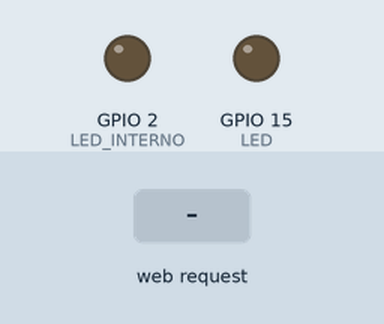
Simulated run of this sketch. Board: ESP32. Shown: output pins drawn as LEDs (lit = HIGH). The test bench sets the inputs (shaded band). WiFi joins after 1.5 s; servers stay silent unless stated; what the sketch prints to the serial monitor is not drawn.

Above: at 5.7 s.
5.8 s: HTTP request GET /on2 received
At 7.0 s:
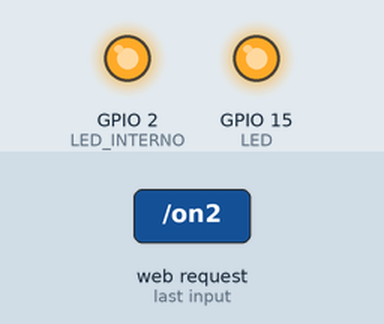
7.3 s: HTTP request GET /off2 received
At 8.3 s:
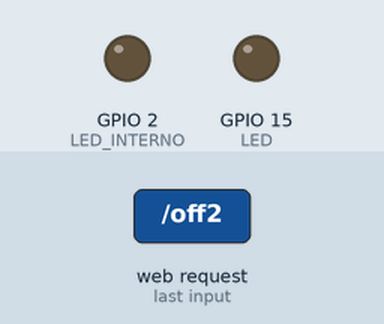
Timing chart, 0 to 10.3 s (numbered marks = the images above; inputs shaded):
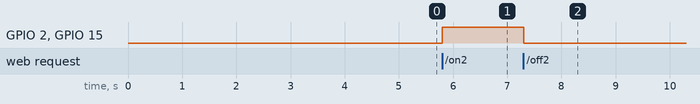

Measured:
- after the input at 5.8 s, GPIO 2 (LED_INTERNO), GPIO 15 (LED): LOW → HIGH at once
- after the input at 7.3 s, GPIO 2 (LED_INTERNO), GPIO 15 (LED): HIGH → LOW at once

The sketch:

web_server_2.ino
```cpp
#include <WiFi.h>
WiFiServer server(80);
WiFiClient client;

const char* ssid = "IoT";
const char* password = "1t3s0IoT23";
String estado = "";
#define LED 15
#define LED_INTERNO 2

void setup() {
  Serial.begin(9600);

  pinMode(LED, OUTPUT);
  digitalWrite(LED, LOW);

  pinMode(LED_INTERNO, OUTPUT);
  digitalWrite(LED_INTERNO, LOW);

  WiFi.disconnect();
  delay(3000);
  Serial.println("Iniciando");
  WiFi.begin(ssid, password);
  while ((!(WiFi.status() == WL_CONNECTED))){
    Serial.print("......");
    delay(300);
  }
  Serial.println("Conexion establecida con el SSDI!");
  Serial.println((WiFi.localIP()));
  server.begin();
}

void loop() {
  // Consulta si se ha conectado algún cliente.
  WiFiClient client = server.available();
  if (!client) {
    return;
  }
  Serial.print("Nuevo cliente: ");
  Serial.println(client.remoteIP());
  // Espera hasta que el cliente envíe datos.
  while(!client.available()){
    delay(1);
  }
  /////////////////////////////////////////////////////
  // Lee la información enviada por el cliente.
  String req = client.readStringUntil('\r');
  Serial.println(req);
  // Realiza la petición del cliente.

  if (req.indexOf("on2") != -1){
    digitalWrite(LED, HIGH);
    digitalWrite(LED_INTERNO, HIGH);
    estado = "Encendido";
  }

  if (req.indexOf("off2") != -1){
    digitalWrite(LED, LOW);
    digitalWrite(LED_INTERNO, LOW);
    estado = "Apagado";
  }
  //////////////////////////////////////////////
  // Página WEB. ////////////////////////////
  client.println("HTTP/1.1 200 OK");
  client.println("Content-Type: text/html");
  client.println(""); // Importante.
  client.println("<!DOCTYPE HTML>");
  client.println("<html>");
  client.println("<head><meta charset=utf-8></head>");
  client.println("<body><center><font face='Arial'>");
  client.println("<h1>Servidor web con ESP32.</h1>");
  client.println("<h1>Alberto Romano</h1>");
  client.println("<h2><font color='#009900'>Webserver 1.0</font></h2>");
  client.println("<h3>Práctica boton</h3>");
  client.println("<br><br>");
  client.println("<a href='on2'><button>Enciende LED</button></a>");
  client.println("<a href='off2'><button>Apaga LED</button></a>");
  client.println("<br><br>");
  client.println(estado);
  client.println("</font></center></body></html>");
  Serial.print("Cliente desconectado: ");
  Serial.println(client.remoteIP());
  client.flush();
  client.stop();
}
```
